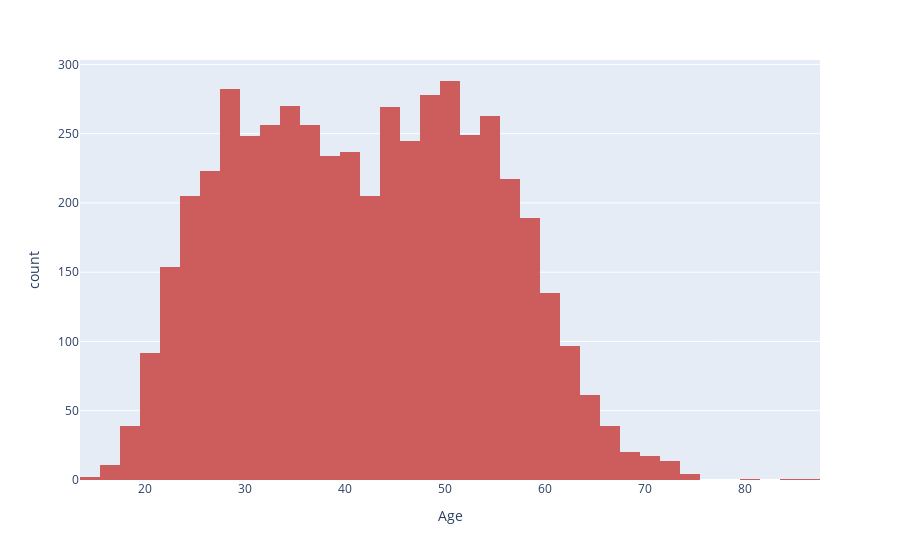

Notebook code for this chart:
### Code cell
#Plot the histogram for Age to get the distribution of the age group
#majority of the drug related death victims are aged 25-55 years
fig = px.histogram(Drug_Deaths, x="Age", nbins=40, color_discrete_sequence=['indianred'])
fig.show()

### Figure 1 — Plotly figure (JSON) as saved in the notebook; plotly's stock layout.template omitted (floating-point values rounded to 4 significant figures; data arrays with more than 128 entries replaced by an {"elided": "..."} marker saying what was removed)
{"data": [{"alignmentgroup": "True", "bingroup": "x", "hovertemplate": "Age=%{x}<br>count=%{y}<extra></extra>", "legendgroup": "", "marker": {"color": "indianred"}, "name": "", "nbinsx": 40, "offsetgroup": "", "orientation": "v", "showlegend": false, "type": "histogram", "x": {"elided": "5105 int values"}, "xaxis": "x", "yaxis": "y"}], "layout": {"barmode": "relative", "legend": {"tracegroupgap": 0}, "margin": {"t": 60}, "xaxis": {"anchor": "y", "domain": [0, 1], "title": {"text": "Age"}}, "yaxis": {"anchor": "x", "domain": [0, 1], "title": {"text": "count"}}}}
